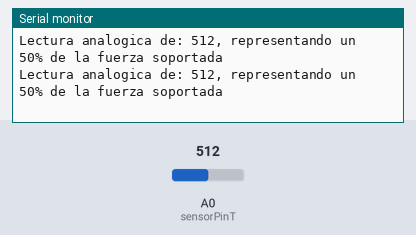
This sketch was run on a simulated Arduino Uno, built with avr-gcc and run on an emulated ATmega328P. On the bench: the last lines printed to the serial monitor. The test bench sets the inputs (shaded band); at power-on: A0 (sensorPinT) = 512.

Above: at 1.3 s.
1.4 s: A0 (sensorPinT) set to 716
At 1.9 s:
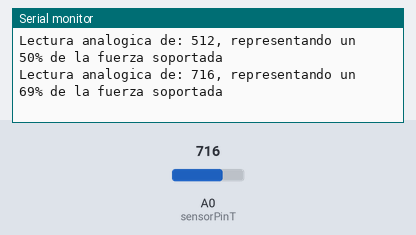
2.9 s: A0 (sensorPinT) set to 900
At 3.5 s:
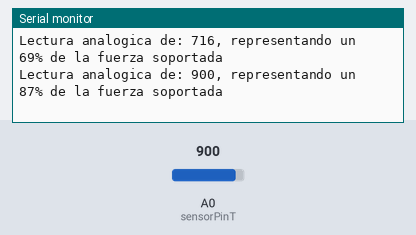
Timing chart, 0 to 5.9 s (numbered marks = the images above; inputs shaded):
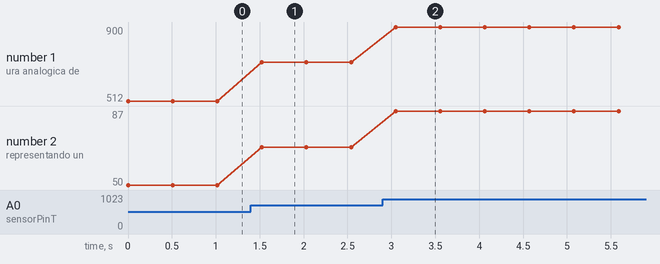

Measured:
- after the input at 1.4 s, the serial monitor: prints a new line after 0.12 s (image 1)
- after the input at 2.9 s, the serial monitor: prints a new line after 0.15 s (image 2)
- plotted number 1: 512 → 716 after the input at 1.4 s, 716 → 900 after the input at 2.9 s
- plotted number 2: 50 → 69 after the input at 1.4 s, 69 → 87 after the input at 2.9 s

The sketch:

Sensor-de-fuerza-resistivo-con-Arduino.ino
```cpp
/*
  Created by TEOS
  Domotic with Arduino https://goo.gl/btZpjs
  YouTube https://goo.gl/k7TUSZ
  Instagram https://goo.gl/zEIjia
  Facebook https://goo.gl/eivraR
  Twitter https://goo.gl/du5Wgn
  Github https://goo.gl/Xl5IiS
  Google Plus https://goo.gl/gBnUdh
  WEB https://goo.gl/jtiYJy
*/

const int sensorPinT = A0;
int valT, calibrationReadingT;
String resultSerialT;

void setup(void) {
  Serial.begin(9600);
}

void loop(void) {
  calibrationReadingT = analogRead(sensorPinT);
  valT = map(calibrationReadingT, 0, 1023, 0, 100);
  valT = constrain (valT, 0, 100);
  resultSerialT = "Lectura analogica de: " + String(calibrationReadingT) + ", representando un " + String(valT) + "% de la fuerza soportada" ;
  Serial.println(resultSerialT);
  delay(500);
}
```
